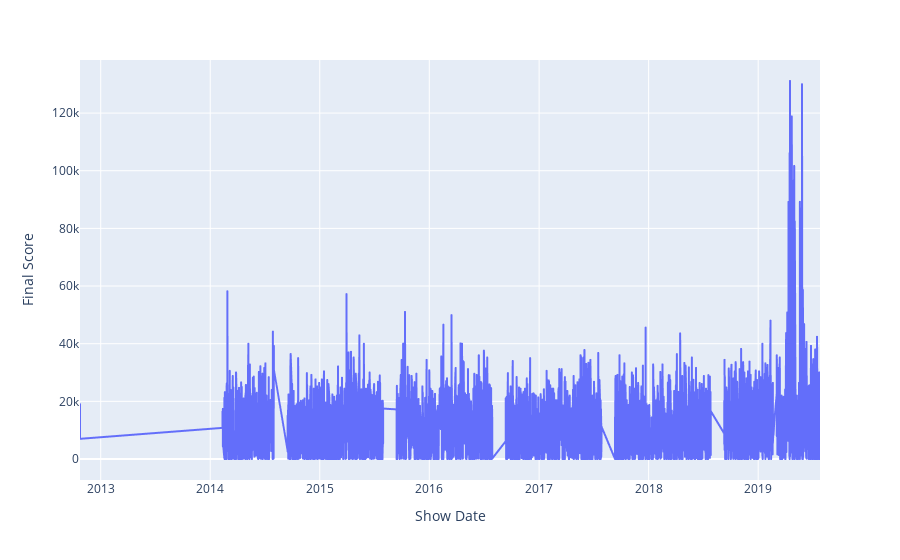

Notebook cell for this chart:
### Code cell
# Winnings per show date 
fig = px.line(jeopardy, x='date', y='final_score',
             labels={'date':'Show Date', 'final_score':"Final Score"})
fig.show()

# add median line >?

### Figure 1 — Plotly figure (JSON) as saved in the notebook; plotly's stock layout.template omitted (floating-point values rounded to 4 significant figures; data arrays with more than 128 entries replaced by an {"elided": "..."} marker saying what was removed)
{"data": [{"hoverlabel": {"namelength": 0}, "hovertemplate": "Show Date=%{x}<br>Final Score=%{y}", "legendgroup": "", "line": {"color": "#636efa", "dash": "solid"}, "mode": "lines", "name": "", "showlegend": false, "type": "scattergl", "x": {"elided": "3777 str values"}, "xaxis": "x", "y": {"elided": "3777 int values"}, "yaxis": "y"}], "layout": {"legend": {"tracegroupgap": 0}, "margin": {"t": 60}, "xaxis": {"anchor": "y", "domain": [0, 1], "title": {"text": "Show Date"}}, "yaxis": {"anchor": "x", "domain": [0, 1], "title": {"text": "Final Score"}}}}
